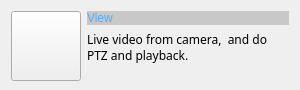
          <widget class="QWidget" name="widget_3" native="true">
           <property name="minimumSize">
            <size>
             <width>300</width>
             <height>90</height>
            </size>
           </property>
           <property name="maximumSize">
            <size>
             <width>300</width>
             <height>90</height>
            </size>
           </property>
           <property name="styleSheet">
            <string notr="true">QWidget:hover {
background-color: rgb(200, 200, 200);}
QWidget:pressed {
background-color: rgb(200, 200, 200);}</string>
           </property>
           <layout class="QHBoxLayout" name="horizontalLayout_6">
            <item>
             <widget class="QPushButton" name="pbView">
              <property name="minimumSize">
               <size>
                <width>70</width>
                <height>70</height>
               </size>
              </property>
              <property name="maximumSize">
               <size>
                <width>70</width>
                <height>70</height>
               </size>
              </property>
              <property name="styleSheet">
               <string notr="true">QPushButton:hover {
border:none;
color:white;
background-color: rgb(85, 170, 255);}
QPushButton:pressed {
background-color: rgb(200, 200, 200);}</string>
              </property>
              <property name="text">
               <string/>
              </property>
              <property name="icon">
               <iconset resource="vscmainwindows.qrc">
                <normaloff>:/action/resources/surveillance.png</normaloff>:/action/resources/surveillance.png</iconset>
              </property>
              <property name="iconSize">
               <size>
                <width>50</width>
                <height>50</height>
               </size>
              </property>
             </widget>
            </item>
            <item>
             <layout class="QVBoxLayout" name="verticalLayout">
              <item>
               <widget class="QLabel" name="lbView">
                <property name="styleSheet">
                 <string notr="true">font: 75 11pt &quot;微软雅黑&quot;;
color: rgb(85, 170, 255);
background-color: rgb(200, 200, 200);</string>
                </property>
                <property name="text">
                 <string>View</string>
                </property>
                <property name="textFormat">
                 <enum>Qt::RichText</enum>
                </property>
                <property name="wordWrap">
                 <bool>true</bool>
                </property>
               </widget>
              </item>
              <item>
               <widget class="QLabel" name="label_11">
                <property name="font">
                 <font>
                  <family>微软雅黑</family>
                 </font>
                </property>
                <property name="text">
                 <string>Live video from camera,  and do PTZ and playback.</string>
                </property>
                <property name="wordWrap">
                 <bool>true</bool>
                </property>
               </widget>
              </item>
              <item>
               <spacer name="verticalSpacer_2">
                <property name="orientation">
                 <enum>Qt::Vertical</enum>
                </property>
                <property name="sizeHint" stdset="0">
                 <size>
                  <width>20</width>
                  <height>40</height>
                 </size>
                </property>
               </spacer>
              </item>
             </layout>
            </item>
           </layout>
          </widget>
